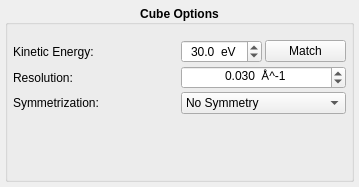
<?xml version="1.0" encoding="UTF-8"?>
<ui version="4.0">
 <class>cubeoptions</class>
 <widget class="QWidget" name="cubeoptions">
  <property name="geometry">
   <rect>
    <x>0</x>
    <y>0</y>
    <width>359</width>
    <height>187</height>
   </rect>
  </property>
  <property name="windowTitle">
   <string>Form</string>
  </property>
  <layout class="QHBoxLayout" name="horizontalLayout">
   <property name="leftMargin">
    <number>5</number>
   </property>
   <property name="topMargin">
    <number>5</number>
   </property>
   <property name="rightMargin">
    <number>5</number>
   </property>
   <property name="bottomMargin">
    <number>5</number>
   </property>
   <item>
    <widget class="QGroupBox" name="groupbox">
     <property name="font">
      <font>
       <weight>75</weight>
       <bold>true</bold>
      </font>
     </property>
     <property name="title">
      <string>Cube Options</string>
     </property>
     <property name="alignment">
      <set>Qt::AlignCenter</set>
     </property>
     <layout class="QGridLayout" name="gridLayout">
      <property name="leftMargin">
       <number>5</number>
      </property>
      <property name="topMargin">
       <number>15</number>
      </property>
      <property name="rightMargin">
       <number>5</number>
      </property>
      <property name="bottomMargin">
       <number>0</number>
      </property>
      <property name="spacing">
       <number>3</number>
      </property>
      <item row="1" column="0">
       <widget class="QLabel" name="resolution_label">
        <property name="font">
         <font>
          <weight>50</weight>
          <bold>false</bold>
         </font>
        </property>
        <property name="text">
         <string>Resolution:</string>
        </property>
       </widget>
      </item>
      <item row="2" column="1">
       <widget class="QComboBox" name="symmetrize_combobox">
        <property name="sizePolicy">
         <sizepolicy hsizetype="Preferred" vsizetype="Fixed">
          <horstretch>0</horstretch>
          <verstretch>0</verstretch>
         </sizepolicy>
        </property>
        <property name="font">
         <font>
          <weight>50</weight>
          <bold>false</bold>
         </font>
        </property>
        <property name="currentIndex">
         <number>0</number>
        </property>
        <property name="maxVisibleItems">
         <number>7</number>
        </property>
        <property name="maxCount">
         <number>7</number>
        </property>
        <item>
         <property name="text">
          <string>No Symmetry</string>
         </property>
        </item>
        <item>
         <property name="text">
          <string>2-Fold</string>
         </property>
        </item>
        <item>
         <property name="text">
          <string>2-Fold + Mirror</string>
         </property>
        </item>
        <item>
         <property name="text">
          <string>3-Fold</string>
         </property>
        </item>
        <item>
         <property name="text">
          <string>3-Fold + Mirror</string>
         </property>
        </item>
        <item>
         <property name="text">
          <string>4-Fold</string>
         </property>
        </item>
        <item>
         <property name="text">
          <string>4-Fold + Mirror</string>
         </property>
        </item>
       </widget>
      </item>
      <item row="0" column="1">
       <layout class="QHBoxLayout" name="layout">
        <item>
         <widget class="QDoubleSpinBox" name="energy_spinbox">
          <property name="font">
           <font>
            <weight>50</weight>
            <bold>false</bold>
           </font>
          </property>
          <property name="alignment">
           <set>Qt::AlignCenter</set>
          </property>
          <property name="correctionMode">
           <enum>QAbstractSpinBox::CorrectToNearestValue</enum>
          </property>
          <property name="keyboardTracking">
           <bool>false</bool>
          </property>
          <property name="suffix">
           <string>  eV</string>
          </property>
          <property name="decimals">
           <number>1</number>
          </property>
          <property name="minimum">
           <double>5.000000000000000</double>
          </property>
          <property name="maximum">
           <double>150.000000000000000</double>
          </property>
          <property name="singleStep">
           <double>1.000000000000000</double>
          </property>
          <property name="value">
           <double>30.000000000000000</double>
          </property>
         </widget>
        </item>
        <item>
         <widget class="QPushButton" name="match_button">
          <property name="font">
           <font>
            <weight>50</weight>
            <bold>false</bold>
           </font>
          </property>
          <property name="toolTip">
           <string>Matches the kinetic energy value with the average,
the max, the min or the current value of the slice
axis of the first SlicedDataTab open.

See general settings ([orbital]) to change the 
behaviour.</string>
          </property>
          <property name="text">
           <string>Match</string>
          </property>
         </widget>
        </item>
       </layout>
      </item>
      <item row="1" column="1">
       <widget class="QDoubleSpinBox" name="resolution_spinbox">
        <property name="font">
         <font>
          <weight>50</weight>
          <bold>false</bold>
         </font>
        </property>
        <property name="alignment">
         <set>Qt::AlignCenter</set>
        </property>
        <property name="correctionMode">
         <enum>QAbstractSpinBox::CorrectToNearestValue</enum>
        </property>
        <property name="keyboardTracking">
         <bool>false</bool>
        </property>
        <property name="suffix">
         <string>  Å^-1</string>
        </property>
        <property name="decimals">
         <number>3</number>
        </property>
        <property name="minimum">
         <double>0.010000000000000</double>
        </property>
        <property name="maximum">
         <double>0.100000000000000</double>
        </property>
        <property name="singleStep">
         <double>0.001000000000000</double>
        </property>
        <property name="value">
         <double>0.030000000000000</double>
        </property>
       </widget>
      </item>
      <item row="0" column="0">
       <widget class="QLabel" name="energy_label">
        <property name="font">
         <font>
          <weight>50</weight>
          <bold>false</bold>
         </font>
        </property>
        <property name="text">
         <string>Kinetic Energy:</string>
        </property>
       </widget>
      </item>
      <item row="3" column="0">
       <spacer name="spacer">
        <property name="orientation">
         <enum>Qt::Vertical</enum>
        </property>
        <property name="sizeHint" stdset="0">
         <size>
          <width>20</width>
          <height>40</height>
         </size>
        </property>
       </spacer>
      </item>
      <item row="2" column="0">
       <widget class="QLabel" name="symmetrize_label">
        <property name="font">
         <font>
          <weight>50</weight>
          <bold>false</bold>
         </font>
        </property>
        <property name="text">
         <string>Symmetrization:</string>
        </property>
       </widget>
      </item>
     </layout>
    </widget>
   </item>
  </layout>
 </widget>
 <resources/>
 <connections/>
</ui>
